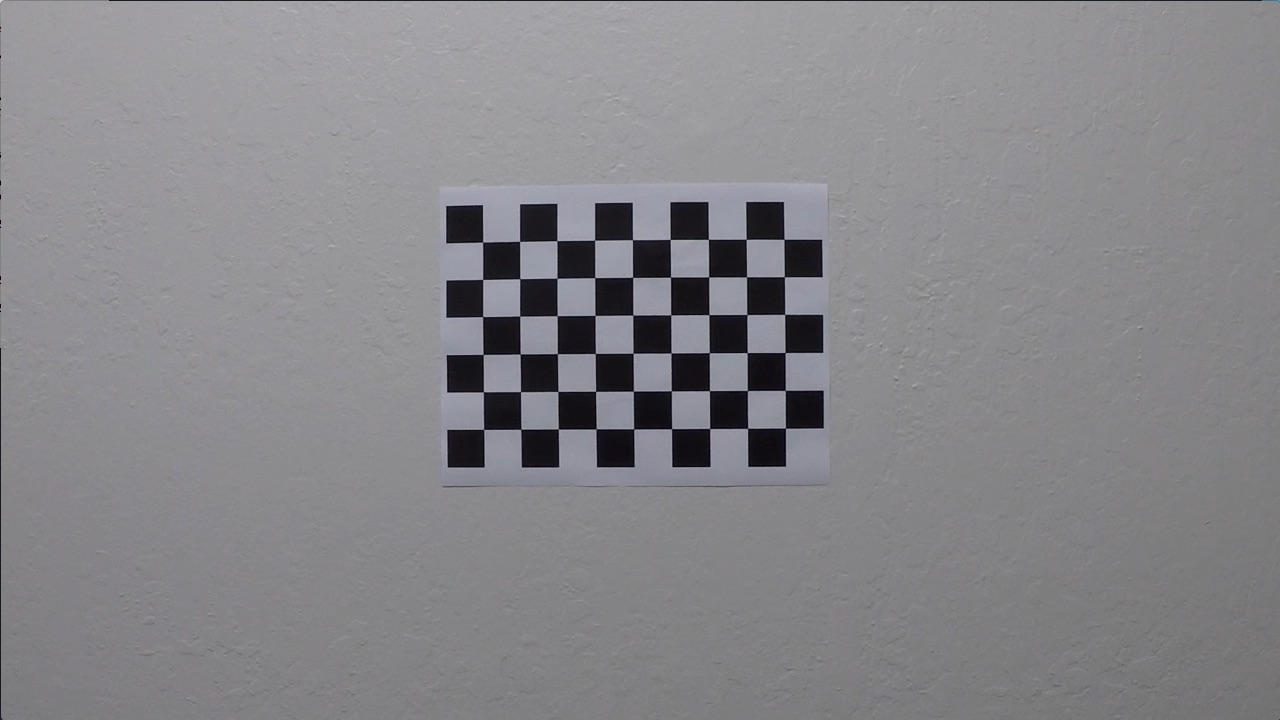
#> input picture AdvancedLane_practice/camera_cal/calibration6.jpg, 1280 x 720 px
$ python AdvancedLaneFinding_Rev_00.py
#> lines starting #> are read from the running program, lines starting #| are printed output that depends on the picture
# Compute the camera calibration matrix and distortion coefficients given a set of chessboard images.
# Apply a distortion correction to raw images.
# Use color transforms, gradients, etc., to create a thresholded binary image.
# Apply a perspective transform to rectify binary image ("birds-eye view").
# Detect lane pixels and fit to find the lane boundary.
# Determine the curvature of the lane and vehicle position with respect to center.
# Warp the detected lane boundaries back onto the original image.
# Output visual display of the lane boundaries and numerical estimation of lane curvature and vehicle position.

import numpy as np
import cv2
import matplotlib.pyplot as plt
import matplotlib.image as mpimg

# prepare object points
nx = 9
ny = 6

# make a list of cal images

#reading in an image
cal_image = mpimg.imread('camera_cal/calibration6.jpg')
#> cal_image is the input picture: shape (720, 1280, 3); mean R, G, B 134.6, 134, 137.6

#printing out some stats and plotting
print('This image is:', type(cal_image), 'with dimensions:', cal_image.shape)
#| This image is: <class 'numpy.ndarray'> with dimensions: (720, 1280, 3)
plt.imshow(cal_image)  # if you wanted to show a single color channel image called 'gray', for example, call as plt.imshow(gray, cmap='gray')


#fname = cal_image
img = cv2.imread('camera_cal/calibration6.jpg')

# convert to grayscale
gray = cv2.cvtColor(img, cv2.COLOR_BGR2GRAY)

# find the chessboard corners
ret, corners = cv2.findChessboardCorners(gray, (nx, ny), None)
#> ret = True; corners = 54 rows, first 8: [483, 241.9], [519.9, 241.3], [557, 241], [594.7, 239.9], [632.6, 239.9], [670.1, 239.4], [708, 239.1], [746, 239]

if ret == True:
    cv2.drawChessboardCorners(img, (nx, ny), corners, ret)
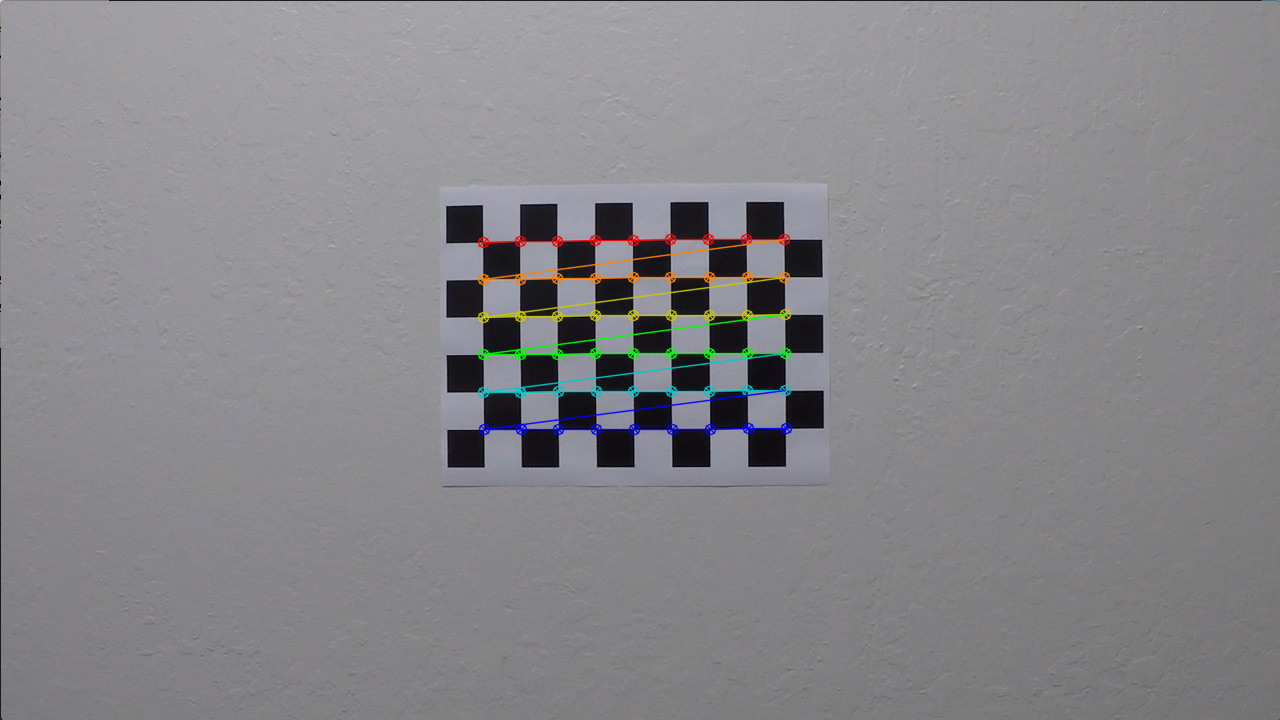
#> img: shape (720, 1280, 3); mean B, G, R 137.5, 134.5, 134.8
    plt.imshow(img)

plt.show()
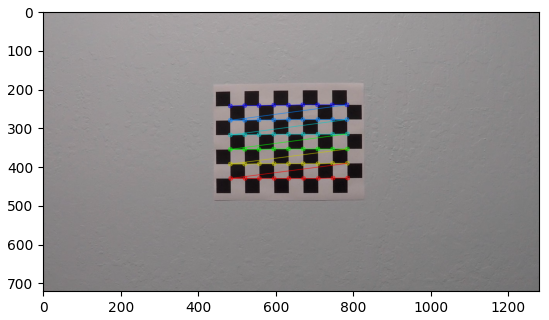
#> figure drawn by matplotlib, 1 panel; B, G, R data is drawn as R, G, B

$ run again, with AdvancedLane_practice/camera_cal/calibration10.jpg copied over AdvancedLane_practice/camera_cal/calibration6.jpg
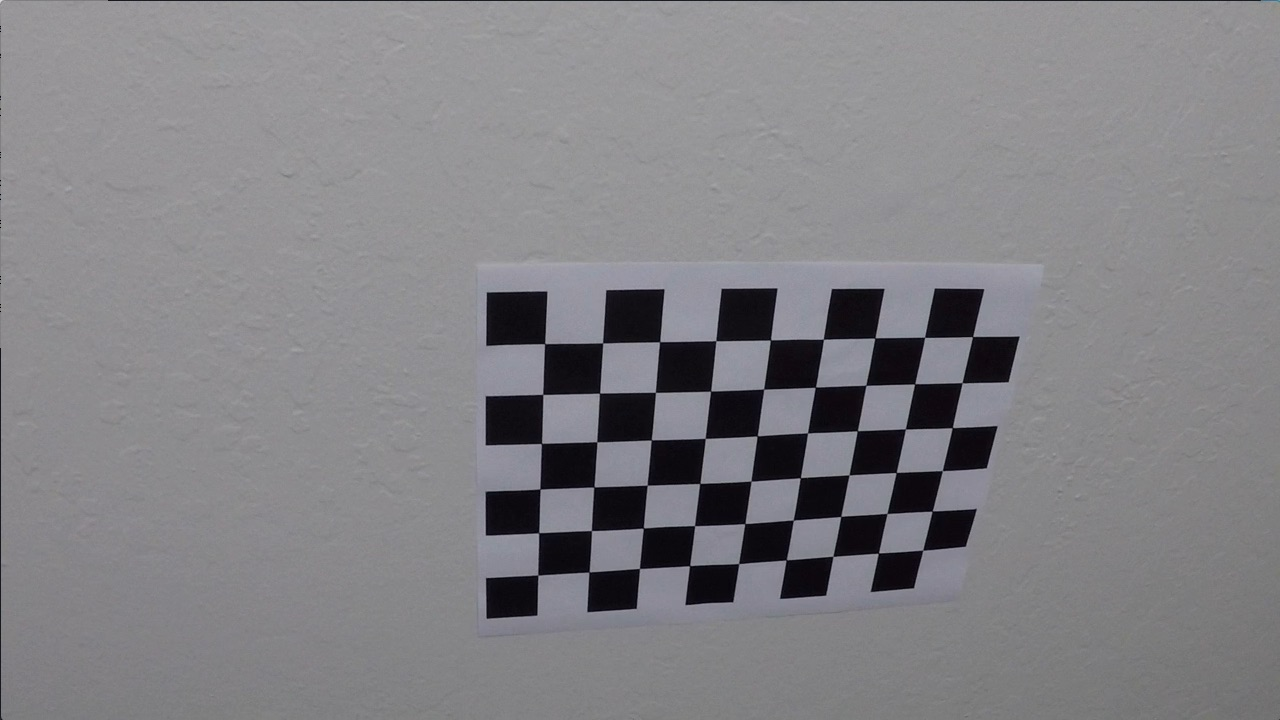
#> input picture AdvancedLane_practice/camera_cal/calibration10.jpg, 1280 x 720 px
#> cal_image is the input picture: shape (720, 1280, 3); mean R, G, B 130.2, 129.4, 133.1
#| This image is: <class 'numpy.ndarray'> with dimensions: (720, 1280, 3)
#> ret = True; corners = 54 rows, first 8: [545.3, 343.1], [602.7, 342.8], [660.1, 341.3], [715.8, 340.7], [770.6, 340], [823.5, 339.2], [874.3, 338.5], [925.1, 337.4]
#> `cv2.drawChessboardCorners(img, (nx, ny), corners, ret)`:
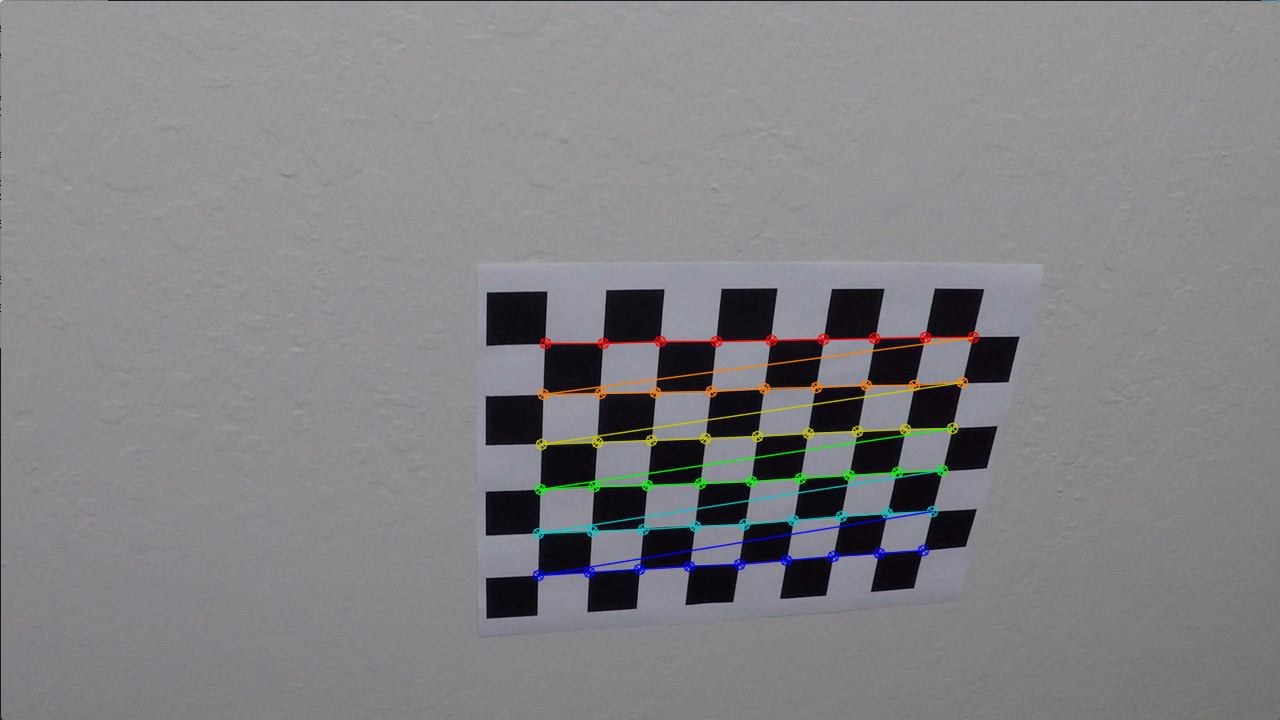
#> img: shape (720, 1280, 3); mean B, G, R 133, 130, 130.6
#> `plt.show()`:
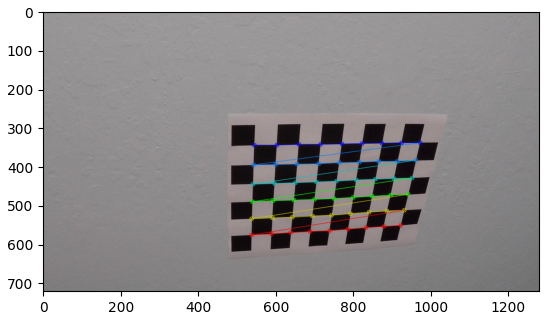
#> figure drawn by matplotlib, 1 panel; B, G, R data is drawn as R, G, B

$ run again, with AdvancedLane_practice/camera_cal/calibration11.jpg copied over AdvancedLane_practice/camera_cal/calibration6.jpg
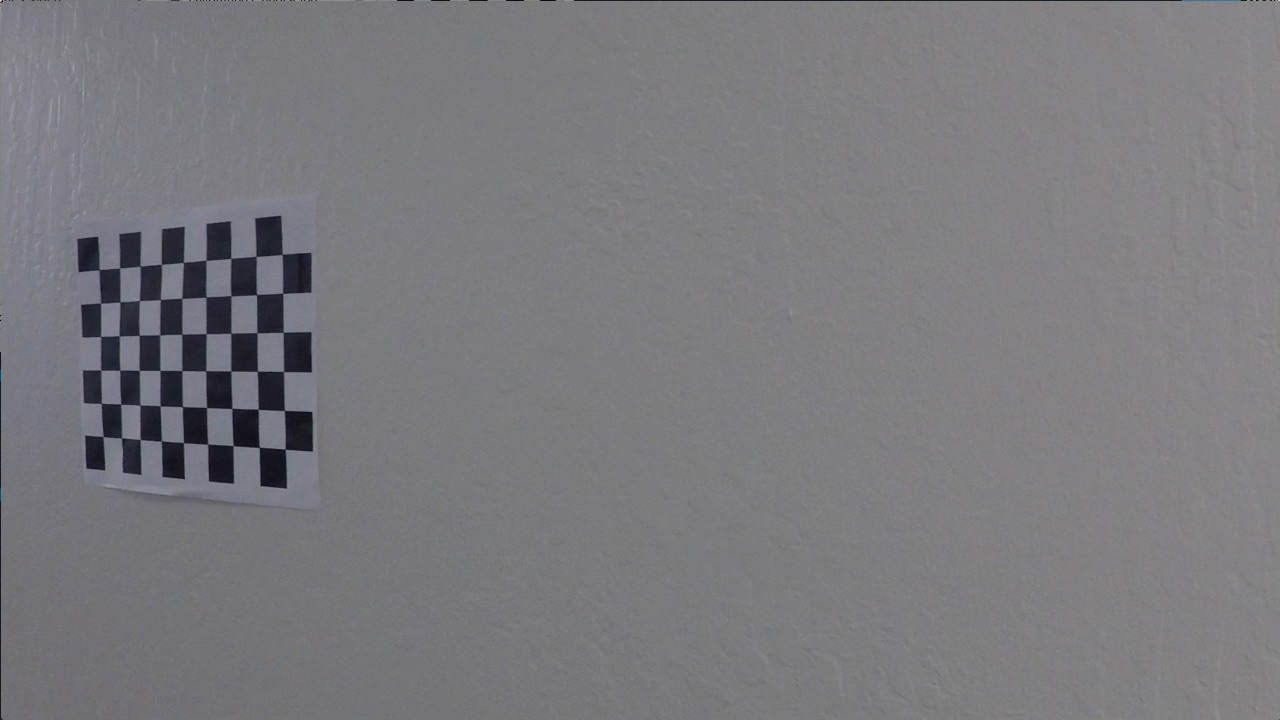
#> input picture AdvancedLane_practice/camera_cal/calibration11.jpg, 1280 x 720 px
#> cal_image is the input picture: shape (720, 1280, 3); mean R, G, B 122.2, 121.7, 125.2
#| This image is: <class 'numpy.ndarray'> with dimensions: (720, 1280, 3)
#> ret = True; corners = 54 rows, first 8: [99.22, 269.6], [119.6, 268], [140.1, 266.1], [161.3, 264.5], [183.3, 262.5], [206.1, 260.3], [230.7, 258.2], [256.2, 256.3]
#> `cv2.drawChessboardCorners(img, (nx, ny), corners, ret)`:
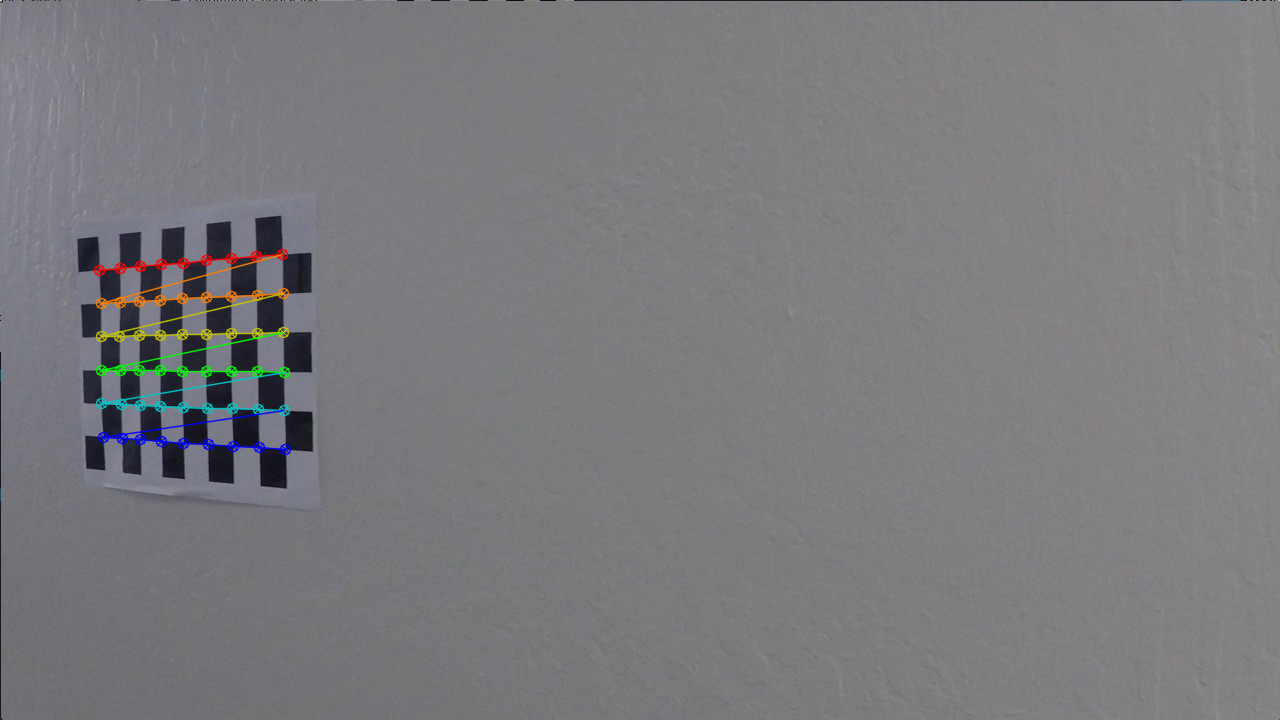
#> img: shape (720, 1280, 3); mean B, G, R 125.1, 122, 122.4
#> `plt.show()`:
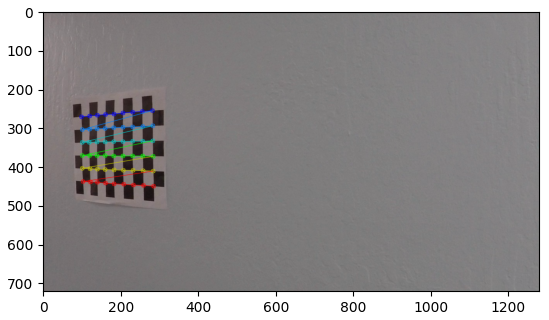
#> figure drawn by matplotlib, 1 panel; B, G, R data is drawn as R, G, B
